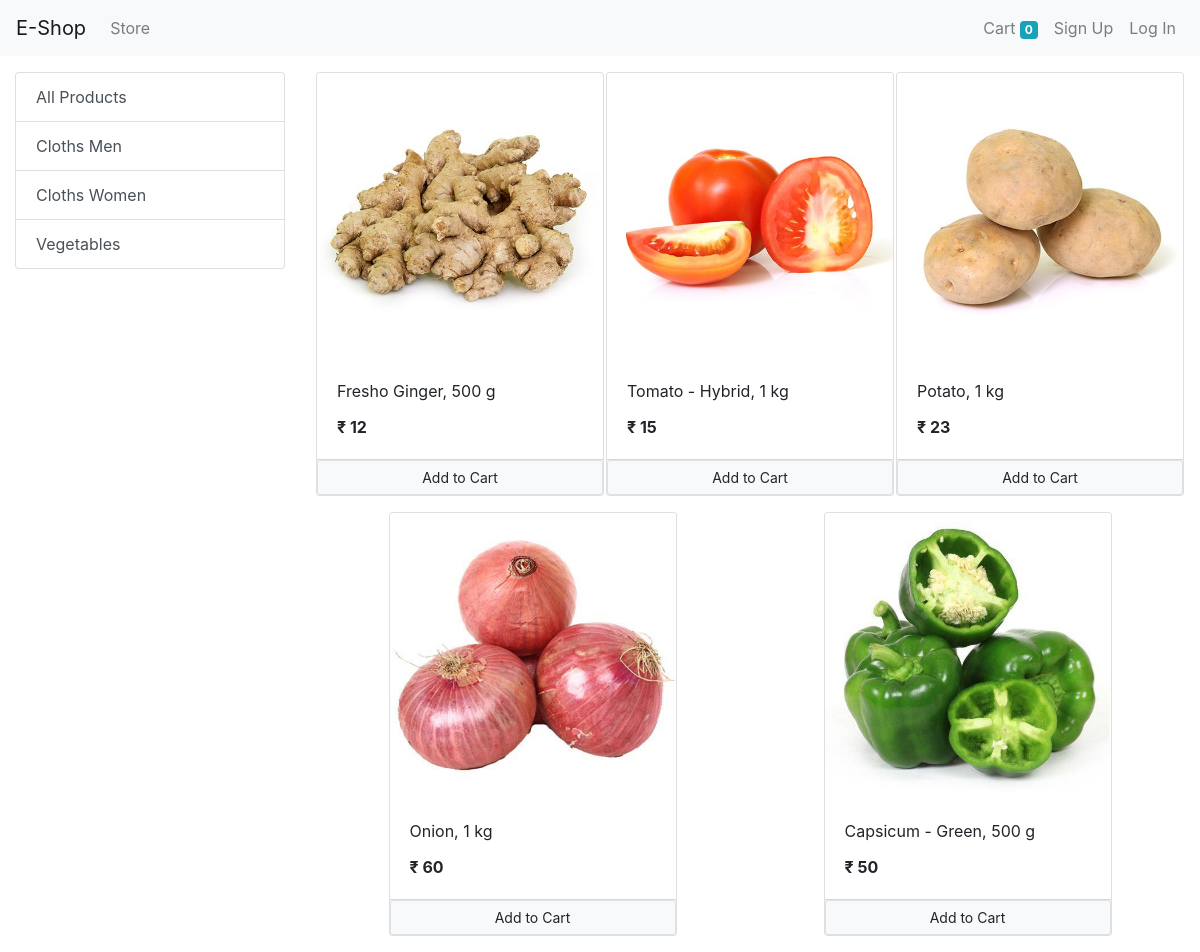
Screenshot of /?category=3 with the database file from the repository.
### store/models/category.py (models this page shows, shortened)
class Category(models.Model):
    name = models.CharField(max_length=20)
    @staticmethod
    def get_all_categories():
        return Category.objects.all()

### store/models/product.py (models this page shows, shortened)
class Product(models.Model):
    name = models.CharField(max_length=50)
    price = models.IntegerField(default=0)
    category = models.ForeignKey(Category, on_delete=models.CASCADE, default=1)
    description = models.CharField(max_length=200, default='', null=True, blank=True)
    image = models.ImageField(upload_to='uploads/products/')
    @staticmethod
    def get_all_products_by_categoryid(category_id):
        if category_id:
            return Product.objects.filter(category=category_id)
        else:
            return Product.get_all_products()

### store/views/home.py (the view, shortened to what this page needs)
# urls.py: path('', Index.as_view(), name="homepage"),
class Index(View):
    def get(self, request):
        cart = request.session.get('cart')
        if not cart:
            request.session['cart'] = {}
        products = None
        categories = Category.get_all_categories()
        categoryID = request.GET.get('category')
        if categoryID:
            products = Product.get_all_products_by_categoryid(categoryID)
        else:
            products = Product.get_all_products()
        data = {}
        data['products'] = products
        data['categories'] = categories
        return render(request, 'index.html', data)

### store/templatetags/cart.py (called while the page is built)
@register.filter(name='is_in_cart')
def is_in_cart(product, cart):
    keys = cart.keys()
    for id in keys:
        if int(id) == product.id:
            return True
    return False

### store/templatetags/custom_filter.py (called while the page is built)
@register.filter(name='currency')
def currency(number):
    return '₹' + " " + str(number)

### store/templates/index.html (shortened to what this page needs)
{% extends 'base.html' %}
{% block content %}
{% load cart %}
    {% load custom_filter %}
    <div class="container-fluid mt-3">
        <div class="row">
            <div class="col-lg-3 mx-auto">
                <ul class="list-group">
                <a href="/" class="list-group-item list-group-item-action "> All Products </a>
                    {% for category in categories %}
                    <a href="/?category={{ category.id }}" class="list-group-item list-group-item-action ">{{ category.name }}</a>
                    {% endfor %}
                </ul>
            </div>
            <div id="products" class="col-lg-9 mx-auto">
                <div class="row mx-auto">
                {% for product in products %}
                 <div class="card mx-auto mb-3" id="{{ product.id }}" style="width: 18rem; ">
                 <img src="{{ product.image.url }}" class="card-img-top" alt="...">
                <div class="card-body">
                <p class="card-title">{{ product.name }}</p>
                <p class="card-text"><b>  {{ product.price|currency }} </b></p>
                </div>
                 <div class=" card-footer p-0  ">
                     {% if product|is_in_cart:request.session.cart %}
                     <div class="row no-gutters ">
                      <form action="/#{{ product.id }}" method="post" class="col-2 ">
                             {% csrf_token %}
                             <input hidden type="text" name="product" value="{{ product.id }}">
                             <input hidden type="text" name="remove" value="True">
                             <input type="submit" value=" - " class="btn btn-block btn-secondary">
                         </form>
                     <div class="text-center col">{{ product|cart_quantity:request.session.cart  }} in cart</div>
                         <form action="/#{{ product.id }}" method="post" class="col-2 ">
                             {% csrf_token %}
                             <input hidden type="text" name="product" value="{{ product.id }}">
                             <input type="submit" value=" + " class="btn btn-block btn-secondary">
                         </form>
                      </div>
                     {% else %}
                       <form action="/#{{ product.id }}" method="POST" class="btn-block">
                         <input href="#" type="submit" class="btn btn-light btn-sm border form-control" value = "Add to Cart">
                      </form>
                     {% endif%}
                 </div>
                </div>
            {% endfor %}
             </div>
            </div>
        </div>
    </div>
{% endblock %}

### rows the page displays
Category: name "Cloths Men"
Category: name "Cloths Women"
Category: name "Vegetables"
Product: image (picture), name "Fresho Ginger, 500 g", price "₹ 12"
Product: image (picture), name "Tomato - Hybrid, 1 kg", price "₹ 15"
Product: image (picture), name "Potato, 1 kg", price "₹ 23"
Product: {{ product.id }} 18 (drawn), image (picture), name "Onion, 1 kg", price "₹ 60"
Product: image (picture), name "Capsicum - Green, 500 g", price "₹ 50"

### other values shown
{{ request.session.cart.keys|length }} "0"
